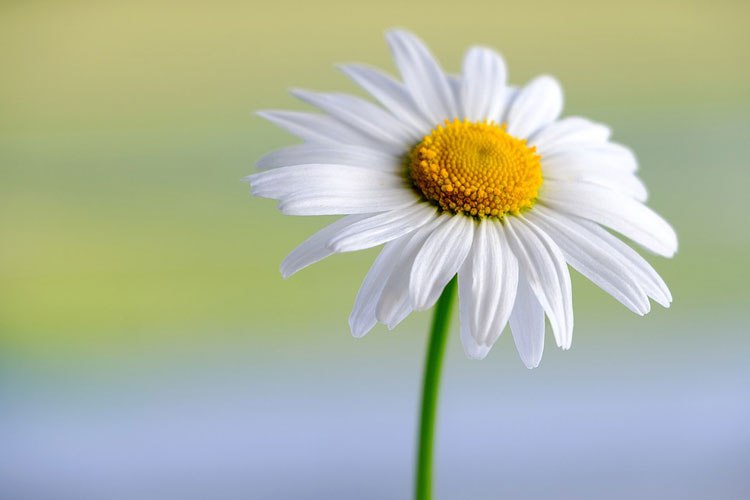
#> input picture Baitap1/HoaVietNam/HoaVietNam/train/Cuc/0001.jpg, 750 x 500 px, found by its file name; its folder holds only this picture in this run; the run also reads 1 picture not shown here
$ jupyter execute --allow-errors baitap2.ipynb
#> lines starting #> are read from the running program, lines starting #| are printed output that depends on the picture
# Import Libraries

[cell 1]
import os
import cv2
import numpy as np
from sklearn.neighbors import KNeighborsClassifier
from sklearn.metrics import accuracy_score, classification_report
import matplotlib.pyplot as plt

# Load data

[cell 2]
#Đổi lại đường dẫn chứa thư mục tập train và tập test
train_path = 'D:\Document\\University\CS231\Baitap1\HoaVietNam\HoaVietNam\\train'
test_path = 'D:\Document\\University\CS231\Baitap1\HoaVietNam\HoaVietNam\\test'

[cell 3]
def calc_histogram(image):
    image = cv2.cvtColor(image, cv2.COLOR_BGR2HSV)

    feature = []
    hist = cv2.calcHist([image], [0, 1, 2], None, (32, 32, 32), [0, 256, 0, 256, 0, 256])
    feature.extend(hist.flatten())
    return np.array(feature)

[cell 4]
def calc_histogram_2(image):
    image = cv2.cvtColor(image, cv2.COLOR_BGR2HSV)

    feature = []
    hist = cv2.calcHist([image], [0, 1, 2], None, (16, 16, 16), [0, 256, 0, 256, 0, 256])
    feature.extend(hist.flatten())
    return np.array(feature)

[cell 5]
def extract_color_moments(image):
    hsv = cv2.cvtColor(image, cv2.COLOR_BGR2HSV)
    mean = np.mean(hsv, axis=(0, 1))
    std = np.std(hsv, axis=(0, 1))
    skewness = np.mean(((hsv - mean) / (std + 1e-6)) ** 3, axis=(0, 1))
    return np.concatenate([mean, std, skewness])

[cell 6]
def extract_dominant_color(image, k=3):
    pixels = image.reshape(-1, 3)
    kmeans = cv2.KMEANS_RANDOM_CENTERS
    _, labels, centers = cv2.kmeans(np.float32(pixels), k, None,
    (cv2.TERM_CRITERIA_EPS + cv2.TERM_CRITERIA_MAX_ITER, 10, 1.0),
    10, kmeans)
    hist = np.bincount(labels.flatten(), minlength=k) / labels.size
    return np.hstack([centers.flatten(), hist])

[cell 7]
def preprocessing_image(img, image_type='calc_histogram'):
    if image_type == 'calc_histogram':
        img = calc_histogram(img)
    elif image_type == 'calc_histogram_2':
        img = calc_histogram_2(img)
    elif image_type == 'extract_color_moments':
        img = extract_color_moments(img)
    elif image_type == 'extract_dominant_color':
        img = extract_dominant_color(img)
    return img

[cell 8]
def get_data_set(image_type='calc_histogram'):
    labels = os.listdir(train_path)
    label_to_number = {label: idx + 1 for idx, label in enumerate(labels)}

    X_train, X_test, Y_train, Y_test = [], [], [], []
    image_test_paths = []
    for label in labels:
        train_images_list = os.listdir(os.path.join(train_path, label))
        test_images_list = os.listdir(os.path.join(test_path, label))

        for img_name in train_images_list:
            img = cv2.imread(os.path.join(train_path, label, img_name))
            img = preprocessing_image(img, image_type)

            X_train.append(img)
            Y_train.append(label_to_number[label])

        for img_name in test_images_list:
            img = cv2.imread(os.path.join(test_path, label, img_name))
            img = preprocessing_image(img, image_type)

            X_test.append(img)
            Y_test.append(label_to_number[label])

            image_test_paths.append(os.path.join(test_path, label, img_name))

    return np.array(X_train), np.array(Y_train).reshape(-1),  np.array(X_test), np.array(Y_test).reshape(-1), image_test_paths

[cell 9]
def train_model(X_train, Y_train, X_test, Y_test, n_neighbors=7, weights='uniform', metric='braycurtis'):
    model = KNeighborsClassifier(n_neighbors=n_neighbors, weights=weights, metric=metric)
    model.fit(X_train, Y_train)

    predictions = model.predict(X_test)
    accuracy = accuracy_score(Y_test, predictions)
    return accuracy, model

[cell 10]
weights_list = ['uniform', 'distance']
metric_list = ['braycurtis', 'canberra', 'correlation', 'cosine', 'euclidean', 'minkowski']

max_accuracy = 0
best_weights, best_metric = '', ''

X_train, Y_train, X_test, Y_test, _ = get_data_set(image_type='calc_histogram')
#> in get_data_set, img is the input picture: shape (500, 750, 3); mean B, G, R 161.1, 183.6, 175.5
#> in calc_histogram, `image = cv2.cvtColor(image, cv2.COLOR_BGR2HSV)`: image: shape (500, 750, 3); mean H, S, V 69.5, 64.4, 194.7
#> Y_train = [1, 2]; Y_test = [1, 2]

#> (a cell that did not finish here is left out)

# Yêu cầu 1

[cell 12]
# Moment màu
print("Loading Data......")
X_train, Y_train, X_test, Y_test, _ = get_data_set(image_type='extract_color_moments')
#> in extract_color_moments, `mean = np.mean(hsv, axis=(0, 1))`: mean = [69.46, 64.39, 194.7]
#> in extract_color_moments, `std = np.std(hsv, axis=(0, 1))`: std = [38.16, 45.38, 24.17]
#> in extract_color_moments, `skewness = np.mean(((hsv - mean) / (std + 1e-6)) ** 3, axis=(0, 1))`: skewness = [0.182, 2.05, -0.474]

[cell 13]
print("Starting Trainning Model...")
accuracy, _ = train_model(X_train, Y_train, X_test, Y_test, weights=best_weights, metric=best_metric)
#> accuracy = 0.5
print(f"Using extract_color_moment, weights={best_weights}, metric={best_metric} -> accuracy = ", accuracy)
#| Using extract_color_moment, weights=uniform, metric=braycurtis -> accuracy =  0.5

[cell 14]
# Màu chủ đạo trong ảnh
print("Loading Data......")
X_train, Y_train, X_test, Y_test, _ = get_data_set(image_type='extract_dominant_color')
#> in extract_dominant_color, `_, labels, centers = cv2.kmeans(np.float32(pixels), k, None, (cv2.TERM..`: centers = [[128.2, 181.1, 172], [210.9, 191.3, 181.4], [10.21, 126.3, 151.7]]
#> in extract_dominant_color, `hist = np.bincount(labels.flatten(), minlength=k) / labels.size`: hist = [0.509, 0.453, 0.0384]

[cell 15]
print("Starting Trainning Model...")
accuracy, _ = train_model(X_train, Y_train, X_test, Y_test, weights=best_weights, metric=best_metric)
print(f"Using extract_dominant_color, weights={best_weights}, metric={best_metric} -> accuracy = ", accuracy)
#| Using extract_dominant_color, weights=uniform, metric=braycurtis -> accuracy =  0.5

# Yêu cầu 2

[cell 16]
X_train1, Y_train1, X_test1, Y_test1, image_test_path = get_data_set(image_type='calc_histogram')
#> Y_train1 = [1, 2]; Y_test1 = [1, 2]; image_test_path = 2 items
accuracy1, model1 = train_model(X_train1, Y_train1, X_test1, Y_test1, weights=best_weights, metric=best_metric)
#> accuracy1 = 0.5

X_train2, Y_train2, X_test2, Y_test2, _ = get_data_set(image_type='calc_histogram_2')
#> Y_train2 = [1, 2]; Y_test2 = [1, 2]
accuracy2, model2 = train_model(X_train2, Y_train2, X_test2, Y_test2, weights=best_weights, metric=best_metric)
#> accuracy2 = 0.5

print("With bin=(16, 16, 16) -> Accuracy =", accuracy2)
#| With bin=(16, 16, 16) -> Accuracy = 0.5

[cell 17]
predict1 = model1.predict(X_test1)
#> predict1 = [1, 1]
answer1 = Y_test1 == predict1
#> answer1 = [True, False]

predict2 = model2.predict(X_test2)
#> predict2 = [1, 1]
answer2 = Y_test2 == predict2
#> answer2 = [True, False]

[cell 18]
def show_images(image_list, title):
    if not image_list:
        print(f"No images found for: {title}")
        return
    fig, axes = plt.subplots(1, min(5, len(image_list)), figsize=(15, 5))
    if len(image_list) == 1:
        axes = [axes]
    for ax, img_path in zip(axes, image_list[:5]):
        img = cv2.imread(img_path)
        img = cv2.cvtColor(img, cv2.COLOR_BGR2RGB)
        ax.imshow(img)
        ax.axis('off')
        ax.set_title(os.path.basename(img_path))
    plt.suptitle(title)
    plt.show()

[cell 19]
F_T = []
for i, path in enumerate(image_test_path):
    if answer1[i] == False and answer2[i] == True:
        F_T.append(path)
#> this loop made 2 passes
#> after the loop, F_T = []

show_images(F_T, 'Misclassified by RGB-32-bin but Correct by HSV-16-bin')

[cell 20]
T_F = []
for i, path in enumerate(image_test_path):
    if answer1[i] == True and answer2[i] == False:
        T_F.append(path)
#> after the loop, T_F = []

show_images(T_F, 'Correct by RGB-32-bin but Misclassified by HSV-16-bin')

[cell 21]
F_F = []
for i, path in enumerate(image_test_path):
    if answer1[i] == False and answer2[i] == False:
        F_F.append(path)
#> after the loop, F_F = 1 item

show_images(F_F, 'Misclassified by RGB-32-bin and Misclassified by HSV-16-bin')
#> in show_images (call 3), `img = cv2.cvtColor(img, cv2.COLOR_BGR2RGB)`:
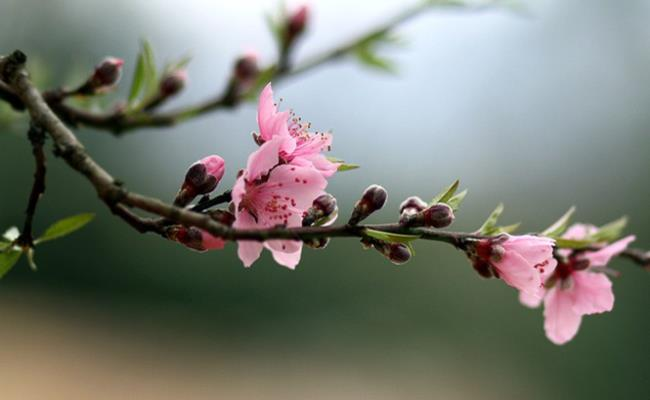
#> img: shape (400, 650, 3); mean R, G, B 119.6, 122.5, 114.2
